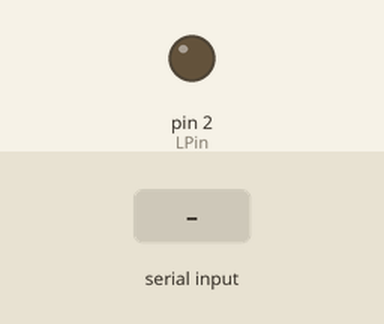
The sketch below on a simulated Arduino Mega 2560, built with avr-gcc and run on an emulated ATmega2560. Shown: output pins drawn as LEDs (lit = HIGH). Inputs (shaded band) come from the test bench. What the sketch prints to the serial monitor is not drawn.

Above: at 1.2 s.
1.3 s: "+" received over the second serial link
At 1.6 s:
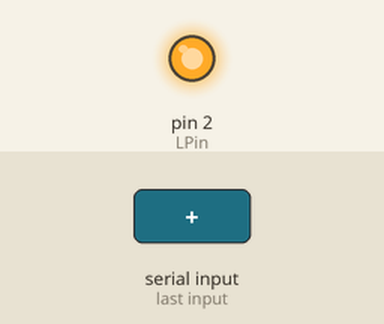
2.8 s: "-" received over the second serial link
At 4.0 s:
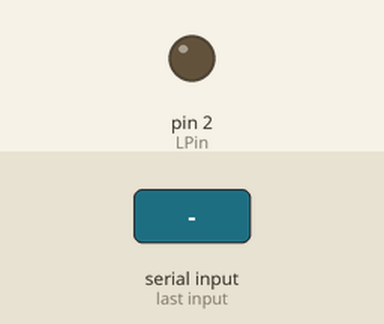
Timing chart, 0 to 5.8 s (numbered marks = the images above; inputs shaded):
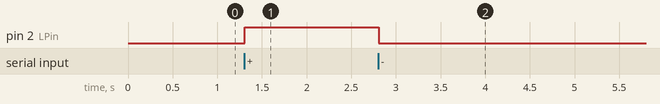

The sketch:

BTTest.ino
```cpp
/////////////////////////////
//MIT App Inventor
//http://ai2.appinventor.mit.edu/?locale=en#4559427044376576
//////////////////////////////
#define SPin 0
#define LPin 2

char c;

void setup() {
  pinMode(SPin, INPUT);
  pinMode(LPin, OUTPUT);
  Serial.begin(9600);
  Serial1.begin(9600);
}

void loop() {
  // put your main code here, to run repeatedly:
  while (Serial1.available())
  {
    c = Serial1.read();
    delay(3);
    }

  Serial.println(c);
  switch(c)
  {
    case '+': digitalWrite(LPin,HIGH);
      break;
    case '-': digitalWrite(LPin, LOW);
      break;
    }

}
```

Measured:
- after the input at 1.3 s, pin 2 (LPin): LOW → HIGH at once
- after the input at 2.8 s, pin 2 (LPin): HIGH → LOW at once
